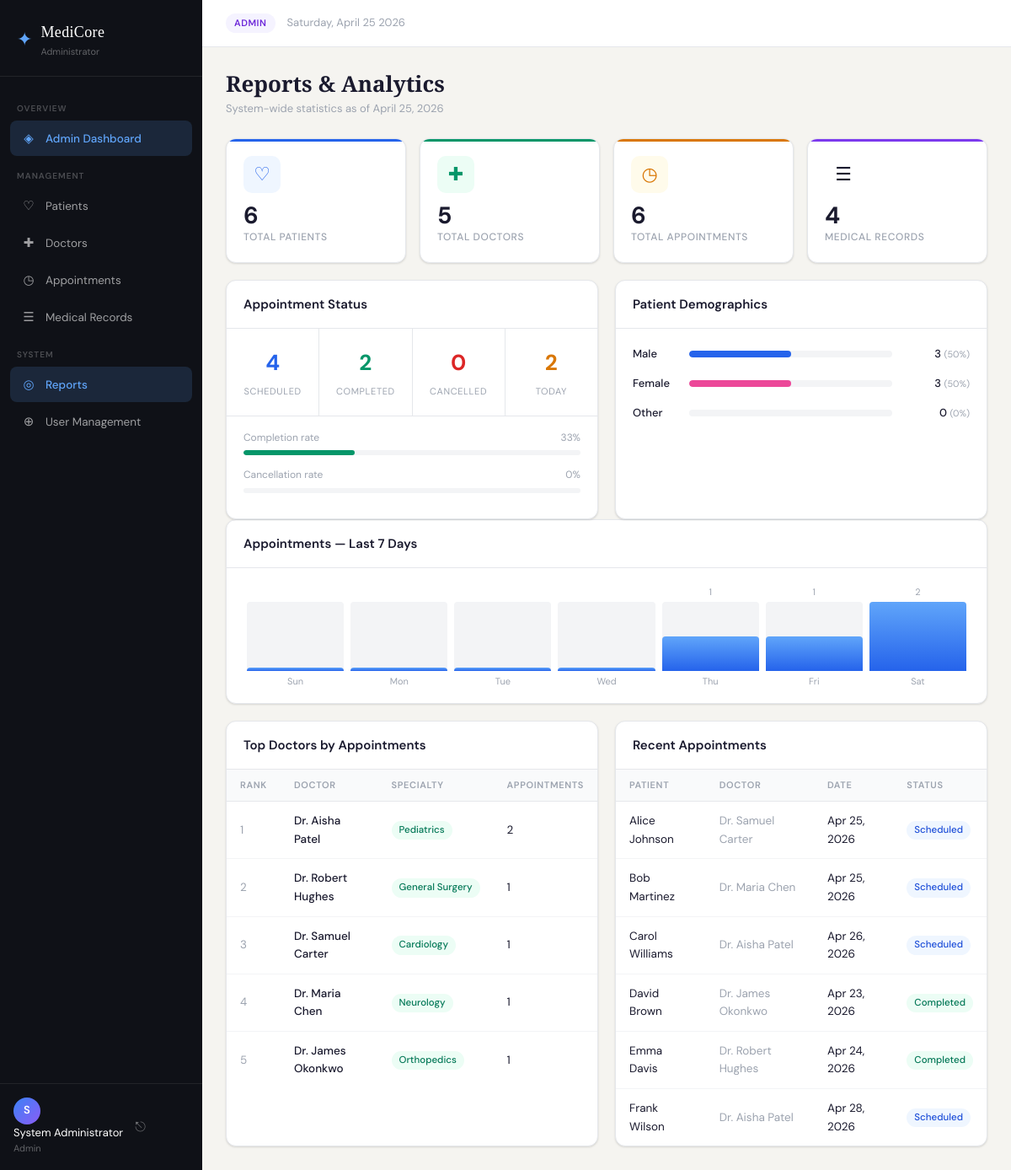
The page /reports/index.php (signed in) on the database its author committed.
### tables this page shows
CREATE TABLE IF NOT EXISTS appointments (
    id INT AUTO_INCREMENT PRIMARY KEY,
    patient_id INT NOT NULL,
    doctor_id INT NOT NULL,
    appointment_date DATE NOT NULL,
    appointment_time TIME NOT NULL,
    status ENUM('Scheduled','Completed','Cancelled') DEFAULT 'Scheduled',
    notes TEXT,
    created_at TIMESTAMP DEFAULT CURRENT_TIMESTAMP,
    updated_at TIMESTAMP DEFAULT CURRENT_TIMESTAMP ON UPDATE CURRENT_TIMESTAMP,
    FOREIGN KEY (patient_id) REFERENCES patients(id) ON DELETE CASCADE,
    FOREIGN KEY (doctor_id) REFERENCES doctors(id) ON DELETE CASCADE,
    UNIQUE KEY no_double_booking (doctor_id, appointment_date, appointment_time)
);

CREATE TABLE IF NOT EXISTS patients (
    id INT AUTO_INCREMENT PRIMARY KEY,
    name VARCHAR(100) NOT NULL,
    age INT NOT NULL,
    gender ENUM('Male','Female','Other') NOT NULL,
    phone VARCHAR(20) NOT NULL,
    address TEXT,
    created_at TIMESTAMP DEFAULT CURRENT_TIMESTAMP,
    updated_at TIMESTAMP DEFAULT CURRENT_TIMESTAMP ON UPDATE CURRENT_TIMESTAMP
);

CREATE TABLE IF NOT EXISTS doctors (
    id INT AUTO_INCREMENT PRIMARY KEY,
    name VARCHAR(100) NOT NULL,
    specialty VARCHAR(100) NOT NULL,
    phone VARCHAR(20) NOT NULL,
    email VARCHAR(100) NOT NULL UNIQUE,
    created_at TIMESTAMP DEFAULT CURRENT_TIMESTAMP,
    updated_at TIMESTAMP DEFAULT CURRENT_TIMESTAMP ON UPDATE CURRENT_TIMESTAMP
);

### reports/index.php (the view, shortened to what this page needs)
<?php
require_once __DIR__ . '/../includes/header.php';
$db = getDB();
$totalPatients     = (int)$db->query("SELECT COUNT(*) FROM patients")->fetchColumn();
$totalDoctors      = (int)$db->query("SELECT COUNT(*) FROM doctors")->fetchColumn();
$totalAppointments = (int)$db->query("SELECT COUNT(*) FROM appointments")->fetchColumn();
$totalRecords      = (int)$db->query("SELECT COUNT(*) FROM medical_records")->fetchColumn();
$scheduled  = (int)$db->query("SELECT COUNT(*) FROM appointments WHERE status='Scheduled'")->fetchColumn();
$completed  = (int)$db->query("SELECT COUNT(*) FROM appointments WHERE status='Completed'")->fetchColumn();
$cancelled  = (int)$db->query("SELECT COUNT(*) FROM appointments WHERE status='Cancelled'")->fetchColumn();
$todayAppts = (int)$db->query("SELECT COUNT(*) FROM appointments WHERE appointment_date = CURDATE()")->fetchColumn();
$genders = $db->query(
    "SELECT gender, COUNT(*) AS cnt FROM patients GROUP BY gender"
)->fetchAll(PDO::FETCH_KEY_PAIR);
$topDoctors = $db->query(
    "SELECT d.name, d.specialty, COUNT(a.id) AS total
     FROM doctors d
     LEFT JOIN appointments a ON a.doctor_id = d.id
     GROUP BY d.id
     ORDER BY total DESC
     LIMIT 5"
)->fetchAll();
$last7 = $db->query(
    "SELECT DATE_FORMAT(appointment_date,'%a') AS day_label,
            appointment_date,
            COUNT(*) AS cnt
     FROM appointments
     WHERE appointment_date BETWEEN DATE_SUB(CURDATE(), INTERVAL 6 DAY) AND CURDATE()
     GROUP BY appointment_date
     ORDER BY appointment_date ASC"
)->fetchAll();
$last7Map = [];
foreach ($last7 as $row) {
    $last7Map[$row['appointment_date']] = (int)$row['cnt'];
}
$chartDays   = [];
$chartCounts = [];
for ($i = 6; $i >= 0; $i--) {
    $d = date('Y-m-d', strtotime("-$i days"));
    $chartDays[]   = date('D', strtotime($d));
    $chartCounts[] = $last7Map[$d] ?? 0;
}
$recentAppts = $db->query(
    "SELECT a.*, p.name AS patient_name, d.name AS doctor_name
     FROM appointments a
     JOIN patients p ON a.patient_id = p.id
     JOIN doctors  d ON a.doctor_id  = d.id
     ORDER BY a.created_at DESC
     LIMIT 10"
)->fetchAll();
?>
<div class="page-header">
    <div>
        <h1 class="page-title">Reports & Analytics</h1>
        <p class="page-sub">System-wide statistics as of <?= date('F j, Y') ?></p>
    </div>
</div>
<div class="stats-grid stats-grid-4">
    <div class="stat-card stat-blue">
        <div class="stat-icon">♡</div>
        <div class="stat-body">
            <div class="stat-num"><?= $totalPatients ?></div>
            <div class="stat-label">Total Patients</div>
        </div>
    </div>
    <div class="stat-card stat-green">
        <div class="stat-icon">✚</div>
        <div class="stat-body">
            <div class="stat-num"><?= $totalDoctors ?></div>
            <div class="stat-label">Total Doctors</div>
        </div>
    </div>
    <div class="stat-card stat-amber">
        <div class="stat-icon">◷</div>
        <div class="stat-body">
            <div class="stat-num"><?= $totalAppointments ?></div>
            <div class="stat-label">Total Appointments</div>
        </div>
    </div>
    <div class="stat-card stat-purple">
        <div class="stat-icon">☰</div>
        <div class="stat-body">
            <div class="stat-num"><?= $totalRecords ?></div>
            <div class="stat-label">Medical Records</div>
        </div>
    </div>
</div>
<div class="dash-grid">
    <div class="card">
        <div class="card-header"><h2 class="card-title">Appointment Status</h2></div>
        <div class="report-status-grid">
            <div class="status-block status-blue">
                <div class="status-num"><?= $scheduled ?></div>
                <div class="status-lbl">Scheduled</div>
            </div>
            <div class="status-block status-green">
                <div class="status-num"><?= $completed ?></div>
                <div class="status-lbl">Completed</div>
            </div>
            <div class="status-block status-red">
                <div class="status-num"><?= $cancelled ?></div>
                <div class="status-lbl">Cancelled</div>
            </div>
            <div class="status-block status-amber">
                <div class="status-num"><?= $todayAppts ?></div>
                <div class="status-lbl">Today</div>
            </div>
        </div>
        <?php if ($totalAppointments > 0): ?>
        <div class="progress-section">
            <div class="progress-label">
                <span>Completion rate</span>
                <span><?= round($completed / $totalAppointments * 100) ?>%</span>
            </div>
            <div class="progress-bar">
                <div class="progress-fill progress-green"
                     style="width:<?= round($completed / $totalAppointments * 100) ?>%"></div>
            </div>
            <div class="progress-label">
                <span>Cancellation rate</span>
                <span><?= round($cancelled / $totalAppointments * 100) ?>%</span>
            </div>
            <div class="progress-bar">
            </div>
        </div>
        <?php endif; ?>
    </div>
    <div class="card">
        <div class="card-header"><h2 class="card-title">Patient Demographics</h2></div>
        <?php if ($totalPatients > 0):
            $male   = (int)($genders['Male']   ?? 0);
            $female = (int)($genders['Female'] ?? 0);
            $other  = (int)($genders['Other']  ?? 0);
        ?>
        <div class="gender-bars">
            <?php
            $genderData = [
                ['label'=>'Male',   'count'=>$male,   'cls'=>'bar-blue'],
                ['label'=>'Female', 'count'=>$female, 'cls'=>'bar-pink'],
                ['label'=>'Other',  'count'=>$other,  'cls'=>'bar-purple'],
            ];
            foreach ($genderData as $g): $pct = $totalPatients > 0 ? round($g['count']/$totalPatients*100) : 0; ?>
            <div class="gender-row">
                <span class="gender-label"><?= $g['label'] ?></span>
                <div class="gender-bar-track">
                    <div class="gender-bar-fill <?= $g['cls'] ?>" style="width:<?= $pct ?>%"></div>
                </div>
                <span class="gender-count"><?= $g['count'] ?> <small>(<?= $pct ?>%)</small></span>
            </div>
            <?php endforeach; ?>
        </div>
        <?php else: ?>
        <div class="empty-state">No patient data.</div>
        <?php endif; ?>
    </div>
</div>
<div class="card">
    <div class="card-header"><h2 class="card-title">Appointments — Last 7 Days</h2></div>
    <?php $maxCount = max(array_merge($chartCounts, [1])); ?>
    <div class="bar-chart">
        <?php foreach ($chartCounts as $i => $cnt): ?>
        <div class="bar-col">
            <div class="bar-value"><?= $cnt ?: '' ?></div>
            <div class="bar-bar">
                <div class="bar-fill" style="height:<?= round($cnt / $maxCount * 100) ?>%"></div>
            </div>
            <div class="bar-day"><?= $chartDays[$i] ?></div>
        </div>
        <?php endforeach; ?>
    </div>
</div>
<div class="dash-grid">
    <div class="card">
        <div class="card-header"><h2 class="card-title">Top Doctors by Appointments</h2></div>
        <?php if (empty($topDoctors)): ?>
        <div class="empty-state">No data.</div>
        <?php else: ?>
        <div class="table-wrap">
        <table class="table">
            <thead><tr><th>Rank</th><th>Doctor</th><th>Specialty</th><th>Appointments</th></tr></thead>
            <tbody>
            <?php foreach ($topDoctors as $i => $doc): ?>
            <tr>
                <td class="text-muted"><?= $i + 1 ?></td>
                <td class="fw-500"><?= sanitize($doc['name']) ?></td>
                <td><span class="badge badge-green"><?= sanitize($doc['specialty']) ?></span></td>
                <td><?= $doc['total'] ?></td>
            </tr>
            <?php endforeach; ?>
            </tbody>
        </table>
        </div>
        <?php endif; ?>
    </div>
    <div class="card">
        <div class="card-header"><h2 class="card-title">Recent Appointments</h2></div>
        <?php if (empty($recentAppts)): ?>
        <div class="empty-state">No appointments yet.</div>
        <?php else: ?>
        <div class="table-wrap">
        <table class="table">
            <thead><tr><th>Patient</th><th>Doctor</th><th>Date</th><th>Status</th></tr></thead>
            <tbody>
            <?php foreach ($recentAppts as $a): ?>
            <tr>
                <td><?= sanitize($a['patient_name']) ?></td>
                <td class="text-muted"><?= sanitize($a['doctor_name']) ?></td>
                <td><?= formatDate($a['appointment_date']) ?></td>
                <td><?= getStatusBadge($a['status']) ?></td>
            </tr>
            <?php endforeach; ?>
            </tbody>
        </table>
        </div>
        <?php endif; ?>
    </div>
</div>
<?php require_once __DIR__ . '/../includes/footer.php'; ?>

### config/database.php (shortened to what this page needs)
<?php
function sanitize(string $value): string {
    return htmlspecialchars(trim($value), ENT_QUOTES, 'UTF-8');
}
function formatDate(string $date): string {
    return $date ? date('M d, Y', strtotime($date)) : '—';
}
function getStatusBadge(string $status): string {
    $map = [
        'Scheduled'  => 'badge-blue',
        'Completed'  => 'badge-green',
        'Cancelled'  => 'badge-red',
    ];
    $cls = $map[$status] ?? 'badge-gray';
    return '<span class="badge ' . $cls . '">' . sanitize($status) . '</span>';
}

### rows shown on the page
appointments: patient.name "Alice Johnson", doctor.name "Dr. Samuel Carter", appointment_date "Apr 25, 2026", status "Scheduled"
appointments: patient.name "Bob Martinez", doctor.name "Dr. Maria Chen", appointment_date "Apr 25, 2026", status "Scheduled"
appointments: patient.name "Carol Williams", doctor.name "Dr. Aisha Patel", appointment_date "Apr 26, 2026", status "Scheduled"
appointments: patient.name "David Brown", doctor.name "Dr. James Okonkwo", appointment_date "Apr 23, 2026", status "Completed"
appointments: patient.name "Emma Davis", doctor.name "Dr. Robert Hughes", appointment_date "Apr 24, 2026", status "Completed"
appointments: patient.name "Frank Wilson", doctor.name "Dr. Aisha Patel", appointment_date "Apr 28, 2026", status "Scheduled"

### other values the page prints
$icon "◈ ♡ ✚ ◷ ☰ ◎ ⊕"
$label "Admin Dashboard Patients Doctors Appointments Medical Records Reports User Management"
substr($_SESSION['user_name'] ?? 'A', 0, 1) "S"
$_SESSION['user_name'] "System Administrator"
$userRole "Admin"
$userRole "ADMIN"
$totalPatients "6"
$totalDoctors "5"
$totalAppointments "6"
$totalRecords "4"
$scheduled "4"
$completed "2"
$cancelled "0"
$todayAppts "2"
$completed / $totalAppointments * 100 "33"
